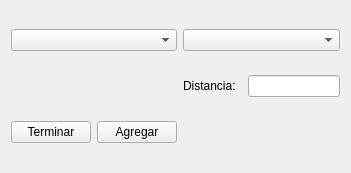
<?xml version="1.0" encoding="UTF-8"?>
<ui version="4.0">
 <class>NuevoEnlace</class>
 <widget class="QWidget" name="NuevoEnlace">
  <property name="geometry">
   <rect>
    <x>0</x>
    <y>0</y>
    <width>351</width>
    <height>173</height>
   </rect>
  </property>
  <property name="windowTitle">
   <string>Nuevo Camino</string>
  </property>
  <property name="windowIcon">
   <iconset>
    <normaloff>../icons/way-512.png</normaloff>../icons/way-512.png</iconset>
  </property>
  <layout class="QGridLayout" name="gridLayout">
   <item row="0" column="2" colspan="3">
    <widget class="QComboBox" name="comboBox_2"/>
   </item>
   <item row="0" column="0" colspan="2">
    <widget class="QComboBox" name="comboBox"/>
   </item>
   <item row="2" column="4">
    <widget class="QLineEdit" name="lineEdit"/>
   </item>
   <item row="2" column="2">
    <widget class="QLabel" name="label">
     <property name="text">
      <string>Distancia:</string>
     </property>
    </widget>
   </item>
   <item row="2" column="0">
    <spacer name="horizontalSpacer">
     <property name="orientation">
      <enum>Qt::Horizontal</enum>
     </property>
     <property name="sizeHint" stdset="0">
      <size>
       <width>81</width>
       <height>20</height>
      </size>
     </property>
    </spacer>
   </item>
   <item row="2" column="1">
    <spacer name="horizontalSpacer_2">
     <property name="orientation">
      <enum>Qt::Horizontal</enum>
     </property>
     <property name="sizeHint" stdset="0">
      <size>
       <width>94</width>
       <height>20</height>
      </size>
     </property>
    </spacer>
   </item>
   <item row="4" column="0">
    <widget class="QPushButton" name="pushButton_2">
     <property name="text">
      <string>Terminar</string>
     </property>
     <property name="autoDefault">
      <bool>true</bool>
     </property>
    </widget>
   </item>
   <item row="4" column="1">
    <widget class="QPushButton" name="pushButton">
     <property name="text">
      <string>Agregar</string>
     </property>
     <property name="autoDefault">
      <bool>true</bool>
     </property>
    </widget>
   </item>
  </layout>
 </widget>
 <resources/>
 <connections/>
</ui>
